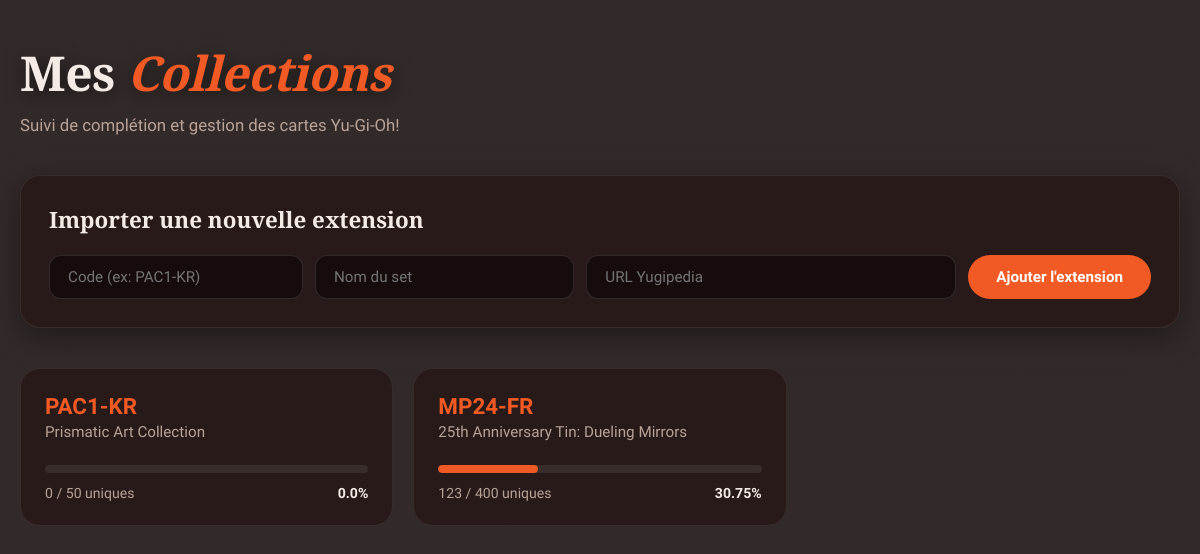
Before: / with the older database file.
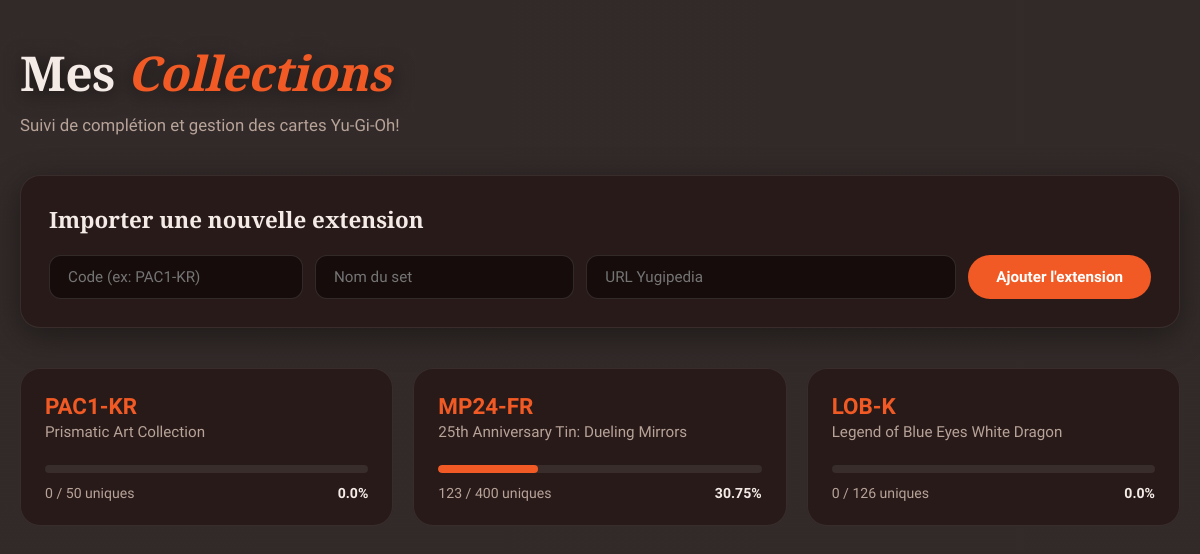
After: the same page with the newer database file.
### tables this page shows
CREATE TABLE sets (
                    code TEXT PRIMARY KEY,
                    name TEXT NOT NULL,
                    url TEXT NOT NULL
                );

### app.py (the view)
@app.route('/')
def dashboard():
    conn = sqlite3.connect(DB_FILE)
    c = conn.cursor()
    c.execute("SELECT code, name FROM sets")
    sets_data = c.fetchall()
    dashboard_stats = []
    for code, name in sets_data:
        c.execute("SELECT COUNT(DISTINCT card_code) FROM cards WHERE set_code = ?", (code,))
        total = c.fetchone()[0]
        c.execute('''SELECT COUNT(DISTINCT c.card_code)
                     FROM cards c
                     JOIN card_rarities r ON c.id = r.card_id
                     WHERE c.set_code = ? AND r.quantity > 0''', (code,))
        owned = c.fetchone()[0]
        pct = round((owned / total * 100), 2) if total > 0 else 0
        dashboard_stats.append({'code': code, 'name': name, 'total': total, 'owned': owned, 'pct': pct})
    conn.close()
    return render_template('dashboard.html', sets=dashboard_stats)

### templates/dashboard.html (shortened to what this page needs)
<!DOCTYPE html>
<html lang="fr">
<head>
</head>
<body>
    <div class="container">
        <h1 class="header-title">Mes <span>Collections</span></h1>
        <p class="subtitle">Suivi de complétion et gestion des cartes Yu-Gi-Oh!</p>
        <div class="add-form">
            <h3>Importer une nouvelle extension</h3>
            <form action="/add_set" method="POST" class="form-group">
                <input type="text" name="set_code" placeholder="Code (ex: PAC1-KR)" required style="flex: 1;">
                <input type="text" name="set_name" placeholder="Nom du set" required style="flex: 2;">
                <input type="url" name="url" placeholder="URL Yugipedia" required style="flex: 3;">
                <button type="submit">Ajouter l'extension</button>
            </form>
        </div>
        <div class="grid">
            {% for s in sets %}
            <a href="/set/{{ s.code }}" class="card-set">
                <div class="set-title">{{ s.code }}</div>
                <div class="set-subtitle">{{ s.name }}</div>
                <div class="progress-bar-bg">
                    <div class="progress-bar-fill" style="width: {{ s.pct }}%;"></div>
                </div>
                <div class="stat-text">
                    <span>{{ s.owned }} / {{ s.total }} uniques</span>
                    <span class="stat-pct">{{ s.pct }}%</span>
                </div>
            </a>
            {% endfor %}
        </div>
    </div>
</body>
</html>

### templates/dashboard.html (style rules this page uses)
:root { --bg-overlay: rgba(22, 13, 12, 0.88); --card-bg: rgba(38, 24, 22, 0.82); --card-hover: rgba(48, 30, 28, 0.90); --card-border: rgba(255, 255, 255, 0.08); --accent-orange: #f15a24; --accent-light-orange: #ff7d52; --text-main: #f5ebe6; --text-muted: #b8a399; --input-bg: rgba(18, 10, 9, 0.75); }
body { background: linear-gradient(var(--bg-overlay), var(--bg-overlay)), url('/static/fond.jpg') no-repeat center center fixed; background-size: cover; color: var(--text-main); font-family: 'Plus Jakarta Sans', sans-serif; padding: 40px 20px; margin: 0; min-height: 100vh; -webkit-font-smoothing: antialiased; }
.container { max-width: 1200px; margin: 0 auto; }
.header-title { font-family: 'Playfair Display', serif; font-size: 3em; font-weight: 600; margin: 0 0 10px 0; letter-spacing: -0.5px; text-shadow: 0 4px 20px rgba(0, 0, 0, 0.6); }
.header-title span { color: var(--accent-orange); font-style: italic; }
.subtitle { color: var(--text-muted); margin: 0 0 40px 0; font-size: 1.05em; }
.add-form { background: var(--card-bg); border: 1px solid var(--card-border); backdrop-filter: blur(12px); border-radius: 20px; padding: 28px; margin-bottom: 40px; box-shadow: 0 8px 32px rgba(0, 0, 0, 0.4); }
.add-form h3 { margin-top: 0; margin-bottom: 20px; font-family: 'Playfair Display', serif; font-size: 1.4em; color: var(--text-main); }
.form-group { display: flex; gap: 12px; flex-wrap: wrap; }
.add-form input { background: var(--input-bg); border: 1px solid rgba(255, 255, 255, 0.12); color: var(--text-main); padding: 12px 18px; border-radius: 12px; outline: none; font-family: inherit; font-size: 0.95em; transition: border-color 0.2s; }
.add-form button { background: var(--accent-orange); color: #ffffff; border: none; padding: 12px 28px; border-radius: 50px; cursor: pointer; font-weight: 600; font-family: inherit; font-size: 0.95em; transition: background-color 0.2s, transform 0.1s; }
.grid { display: grid; grid-template-columns: repeat(auto-fill, minmax(320px, 1fr)); gap: 20px; }
.card-set { background: var(--card-bg); border: 1px solid var(--card-border); backdrop-filter: blur(10px); border-radius: 20px; padding: 24px; text-decoration: none; color: var(--text-main); transition: background-color 0.2s, transform 0.2s, border-color 0.2s, box-shadow 0.2s; display: block; }
.set-title { font-size: 1.4em; font-weight: 700; color: var(--accent-orange); margin-bottom: 4px; }
.set-subtitle { font-size: 0.95em; color: var(--text-muted); margin-bottom: 24px; }
.progress-bar-bg { background: rgba(255, 255, 255, 0.08); height: 8px; border-radius: 10px; overflow: hidden; }
.progress-bar-fill { background: var(--accent-orange); height: 100%; border-radius: 10px; transition: width 0.4s ease-in-out; }
.stat-text { display: flex; justify-content: space-between; font-size: 0.88em; margin-top: 12px; color: var(--text-muted); font-weight: 500; }
.stat-pct { color: var(--text-main); font-weight: 700; }

Changed rows visible on the page:
added sets: code "LOB-K", name "Legend of Blue Eyes White Dragon", owned "0", total "126", pct "0.0"
